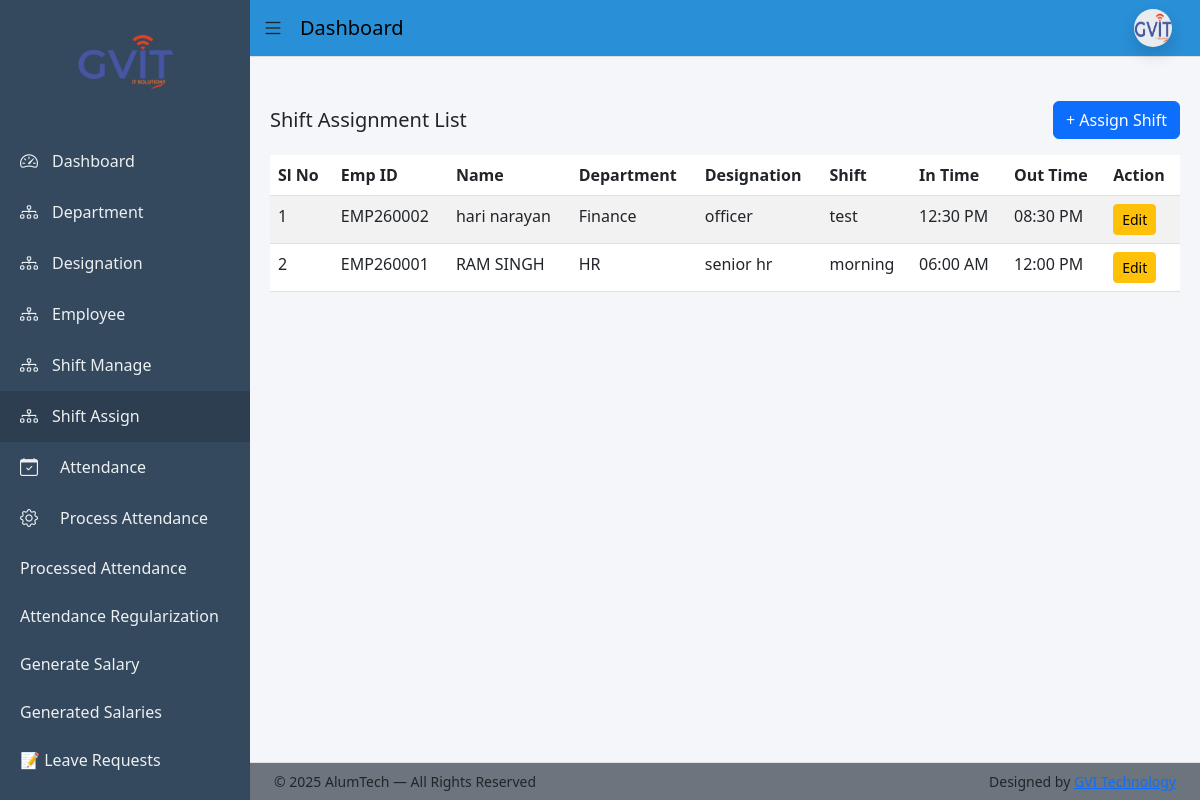
/shift-assign/list/ (signed in), run on the app's committed database.
### app/models.py (models this page shows, shortened)
class ShiftAssignment(models.Model):
    employee = models.ForeignKey(Employee, on_delete=models.CASCADE)
    shift = models.ForeignKey(Shift, on_delete=models.CASCADE)
    assigned_date = models.DateField(auto_now_add=True)
    is_active = models.BooleanField(default=True)
    class Meta:
        ordering = ['-id']

class Employee(models.Model):
    BLOOD_GROUP_CHOICES = [
        ('A+', 'A+'), ('A-', 'A-'),
        ('B+', 'B+'), ('B-', 'B-'),
        ('O+', 'O+'), ('O-', 'O-'),
        ('AB+', 'AB+'), ('AB-', 'AB-'),
    ]
    BACHELOR_CHOICES = [
        ('BCom', 'B.Com'),
        ('BSc', 'B.Sc'),
        ('BA', 'B.A'),
        ('BTech', 'B.Tech'),
    ]
    MASTER_CHOICES = [
        ('MCom', 'M.Com'),
        ('MSc', 'M.Sc'),
        ('MA', 'M.A'),
        ('MTech', 'M.Tech'),
    ]
    first_name = models.CharField(max_length=50)
    middle_name = models.CharField(max_length=50, blank=True)
    last_name = models.CharField(max_length=50)
    gender = models.CharField(max_length=10,choices=[('Male','Male'),('Female','Female'),('Other','Other')])
    blood_group = models.CharField(max_length=10, choices=BLOOD_GROUP_CHOICES, blank=True, null=True)
    date_of_birth = models.DateField(null=True, blank=True)
    father_name = models.CharField(max_length=100, blank=True)
    mother_name = models.CharField(max_length=100, blank=True)
    user = models.OneToOneField(User, on_delete=models.CASCADE, null=True, blank=True, related_name='employee_profile')
    email = models.EmailField(unique=True)
    contact_no = models.CharField(max_length=15)
    emergency_contact = models.CharField(max_length=15)
    address = models.TextField(blank=True, null=True)
    permanent_address = models.TextField(blank=True, null=True)
    bachelor_degree = models.CharField(max_length=10, choices=BACHELOR_CHOICES, blank=True, null=True)
    master_degree = models.CharField(max_length=10, choices=MASTER_CHOICES, blank=True, null=True)
    employee_id = models.CharField(max_length=20, unique=True)
    department = models.ForeignKey(Department, on_delete=models.PROTECT)
    designation = models.ForeignKey(Designation, on_delete=models.PROTECT)
    date_of_joining = models.DateField(blank=True, null=True)
    photo = models.ImageField(upload_to='employees/', blank=True, null=True)
    pan_no = models.CharField(max_length=10,blank=True,null=True)
    Aadhar_no = models.CharField(max_length=12,blank=True,null=True)
    Bank_name = models.CharField(max_length=50,blank=True,null=True)
    acc_no = models.CharField(max_length=15,blank=True,null=True)
    ifsc_no = models.CharField(max_length=15,blank=True,null=True)
    branch_name = models.CharField(max_length=50,blank=True,null=True)
    is_active = models.BooleanField(default=True)
    created_at = models.DateTimeField(auto_now_add=True)
    lwp_balance = models.IntegerField(default=0)
    generated_at = models.DateField(blank=True, null=True)
    created_by = models.ForeignKey(User, on_delete=models.SET_NULL, null=True, blank=True, related_name='created_employees')

class Department(models.Model):
    name = models.CharField(max_length=100, unique=True)
    description = models.TextField(blank=True)

class Designation(models.Model):
    department = models.ForeignKey(Department, on_delete=models.CASCADE)
    name = models.CharField(max_length=100)

class Shift(models.Model):
    name = models.CharField(max_length=100)
    start_time = models.TimeField()
    end_time = models.TimeField()
    break_minutes = models.PositiveIntegerField(default=0)
    weekly_off = models.CharField(
        max_length=10,
        choices=[
            ('Monday','Monday'),
            ('Tuesday','Tuesday'),
            ('Wednesday','Wednesday'),
            ('Thursday','Thursday'),
            ('Friday','Friday'),
            ('Saturday','Saturday'),
            ('Sunday','Sunday'),
        ],
        default='Sunday'
    )
    is_active = models.BooleanField(default=True)
    created_at = models.DateTimeField(auto_now_add=True)

### app/views.py (the view)
# urls.py: path('shift-assign/list/', views.shift_assign_list, name='shift_assign_list'),
@login_required(login_url='login')
def shift_assign_list(request):
    return render(request, 'shift/shift_assign_list.html', {
        'assignments': ShiftAssignment.objects.select_related(
            'employee__department', 'employee__designation', 'shift'
        )
    })

### templates/shift/shift_assign_list.html (shortened to what this page needs)
{% extends 'base_dashboard.html' %}
{% block content %}
<div class="d-flex justify-content-between align-items-center mb-3">
  <h5 class="mb-0">Shift Assignment List</h5>
  <a href="{% url 'shift_assign' %}" class="btn btn-primary">
    + Assign Shift
  </a>
</div>
<table class="table table-striped">
  <thead>
    <tr>
      <th>Sl No</th>
      <th>Emp ID</th>
      <th>Name</th>
      <th>Department</th>
      <th>Designation</th>
      <th>Shift</th>
      <th>In Time</th>
      <th>Out Time</th>
      <th>Action</th>
    </tr>
  </thead>
  <tbody>
    {% for s in assignments %}
    <tr>
      <td>{{ forloop.counter }}</td>
      <td>{{ s.employee.employee_id }}</td>
      <td>{{ s.employee.first_name }} {{ s.employee.last_name }}</td>
      <td>{{ s.employee.department.name }}</td>
      <td>{{ s.employee.designation.name }}</td>
      <td>{{ s.shift.name }}</td>
      <td>{{ s.shift.start_time|time:"h:i A" }}</td>
      <td>{{ s.shift.end_time|time:"h:i A" }}</td>
      <td>
        <a
          href="{% url 'shift_assign_edit' s.id %}"
          class="btn btn-warning btn-sm"
        >
          Edit
        </a>
      </td>
    </tr>
    {% empty %}
    <tr>
      <td colspan="8" class="text-center text-muted">
        No shift assignments found
      </td>
    </tr>
    {% endfor %}
  </tbody>
</table>
{% endblock %}

### static/css/dashboard_style.css (style rules this page uses)
body { overflow-x: hidden; background: #f4f6f9; }

### data on the page
ShiftAssignment: employee.employee_id "EMP260002", employee.first_name "hari", employee.last_name "narayan", employee.department.name "Finance", employee.designation.name "officer", shift.name "test", shift.start_time "12:30 PM", shift.end_time "08:30 PM"
ShiftAssignment: employee.employee_id "EMP260001", employee.first_name "RAM", employee.last_name "SINGH", employee.department.name "HR", employee.designation.name "senior hr", shift.name "morning", shift.start_time "06:00 AM", shift.end_time "12:00 PM"
